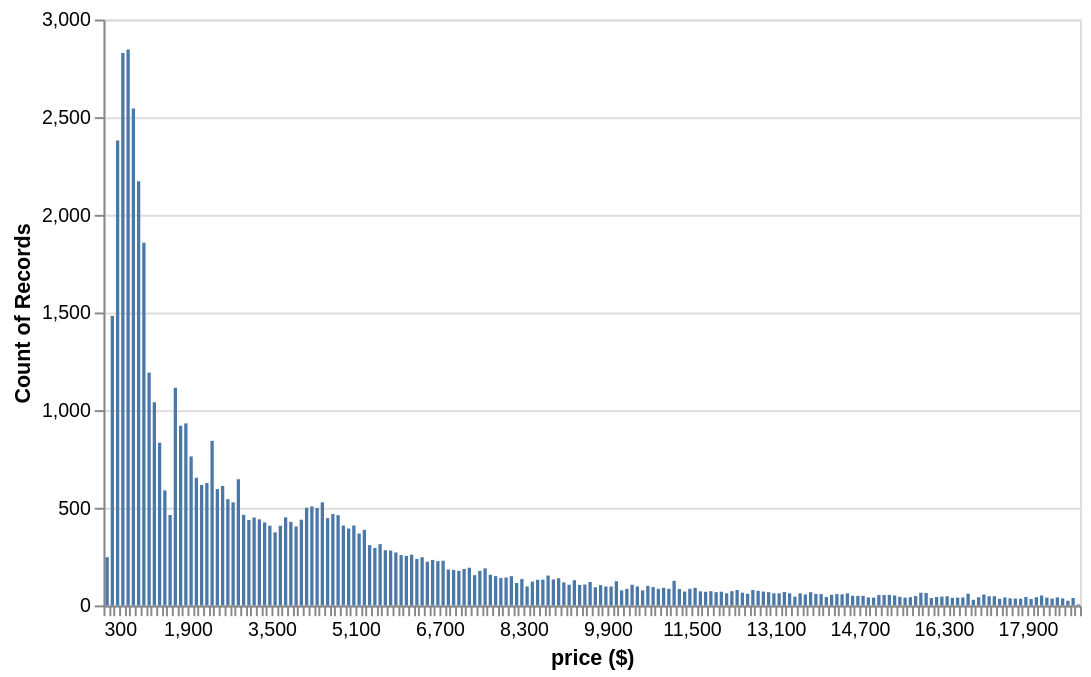

Write notebook code for a chart like this one.
### Markdown cell above
Changing the binwidth to $100

### Code cell
alt.Chart(diamonds[['price']]).properties(width = 500,
                                          height = 300).mark_bar(tooltip=True).encode(
    x= alt.X('price:Q', bin=alt.Bin(step=100), title='price ($)'),
    y= alt.Y('count()')
)

### Figure 1 — Vega-Lite specification as saved in the notebook (floating-point values rounded to 4 significant figures; data arrays with more than 128 entries replaced by an {"elided": "..."} marker saying what was removed)
{"config": {"view": {"continuousWidth": 300, "continuousHeight": 300}}, "data": {"name": "data-4acd3d4bafd4b02d62298bddcfb51fd1"}, "mark": {"type": "bar", "tooltip": true}, "encoding": {"x": {"bin": {"step": 100}, "field": "price", "title": "price ($)", "type": "quantitative"}, "y": {"aggregate": "count", "type": "quantitative"}}, "height": 300, "width": 500, "$schema": "https://vega.github.io/schema/vega-lite/v5.20.1.json", "datasets": {"data-4acd3d4bafd4b02d62298bddcfb51fd1": {"elided": "53940 records"}}}
